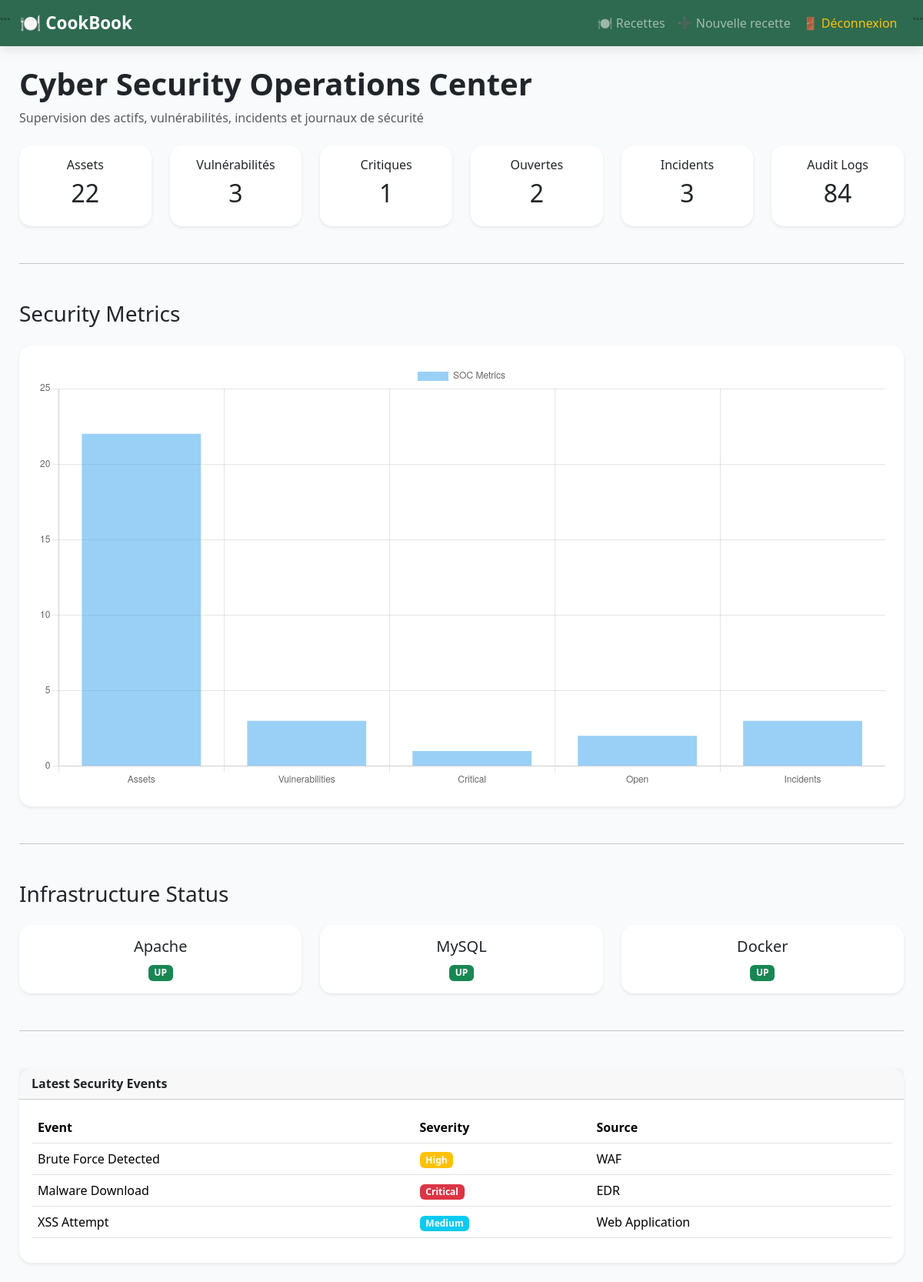
The page / on the database its author committed.
### tables this page shows
CREATE TABLE `security_events` (
  `id` int NOT NULL AUTO_INCREMENT,
  `title` varchar(255) DEFAULT NULL,
  `severity` varchar(50) DEFAULT NULL,
  `source` varchar(100) DEFAULT NULL,
  `created_at` timestamp NULL DEFAULT CURRENT_TIMESTAMP,
  PRIMARY KEY (`id`)
);

### app/controllers/HomeController.php (called while the page is built)
<?php
require_once __DIR__ . '/../Repositories/SecurityEventRepository.php';
require_once __DIR__ . '/../Repositories/IncidentRepository.php';
require_once __DIR__ . '/../Repositories/AuditLogRepository.php';
require_once __DIR__ . '/../core/Database.php';
require_once __DIR__ . '/../Repositories/VulnerabilityRepository.php';
class HomeController
{
    private $db;
    public function __construct()
    {
        $database = new Database();
        $this->db = $database->getConnection();
    }
    public function index()
    {
        $stmt = $this->db->query("
            SELECT COUNT(*) AS total_recipes
            FROM recipes
        ");
        $recipes = $stmt->fetch(PDO::FETCH_ASSOC);
        $vulnRepo = new VulnerabilityRepository();
	$incidentRepo = new IncidentRepository();
	$auditRepo = new AuditLogRepository();
	$eventRepo = new SecurityEventRepository();
	$latestEvents = $eventRepo->getLatest();
	$totalIncidents = $incidentRepo->countAll();
	$totalAuditLogs = $auditRepo->countAll();
        $totalRecipes = $recipes['total_recipes'];
        $totalVulnerabilities = $vulnRepo->countAll();
        $criticalVulnerabilities = $vulnRepo->countCritical();
        $openVulnerabilities = $vulnRepo->countOpen();
        require_once __DIR__ . '/../views/dashboard/index.php';
    }
}

### app/core/Router.php (called while the page is built, shortened)
<?php
class Router
{
    public function route()
    {
        $url = $_GET['url'] ?? 'home/index';
        $url = trim($url, '/');
        $parts = explode('/', $url);
        if ($parts[0] === 'api') {
            $version = $parts[1] ?? 'v1';
            $controller = $parts[2] ?? 'home';
            $method = $parts[3] ?? 'index';
            $controllerClass =
                ucfirst($controller) . 'Controller';
            $file =
                __DIR__
                . '/../controllers/Api/'
                . strtoupper($version)
                . '/'
                . $controllerClass
                . '.php';
        } else {
            $method = $parts[1] ?? 'index';
        }
        $method = explode('?', $method)[0];
        $controllerInstance =
            new $controllerClass();
        $controllerInstance->$method();
    }
}

### public/index.php (called while the page is built, shortened)
<?php
require_once "../app/core/Router.php";
$router = new Router();
$router->route();

### app/core/Database.php (called while the page is built, shortened)
<?php
class Database
{
    private $host = "db";
    private $dbname = "appdb";
    private $username = "root";
    private $password = "root";
    public function getConnection()
    {
        try {
            $this->pdo = new PDO(
                "mysql:host={$this->host};dbname={$this->dbname};charset=utf8",
                $this->username,
                $this->password
            );
            $this->pdo->setAttribute(PDO::ATTR_ERRMODE, PDO::ERRMODE_EXCEPTION);
            return $this->pdo;
        } catch (PDOException $e) {
            die("Erreur connexion DB : " . $e->getMessage());
        }
    }
}

### app/Repositories/VulnerabilityRepository.php (called while the page is built, shortened)
<?php
require_once __DIR__ . '/../core/Database.php';
class VulnerabilityRepository
{
    private $conn;
    public function __construct()
    {
        $db = new Database();
        $this->conn = $db->getConnection();
    }
    public function countAll()
    {
        $stmt = $this->conn->query("
            SELECT COUNT(*) total
            FROM vulnerabilities
        ");
        return $stmt->fetch(PDO::FETCH_ASSOC)['total'];
    }
    public function countCritical()
    {
        $stmt = $this->conn->query("
            SELECT COUNT(*) total
            FROM vulnerabilities
            WHERE severity='Critical'
        ");
        return $stmt->fetch(PDO::FETCH_ASSOC)['total'];
    }
    public function countOpen()
    {
        $stmt = $this->conn->query("
            SELECT COUNT(*) total
            FROM vulnerabilities
            WHERE status='Open'
        ");
        return $stmt->fetch(PDO::FETCH_ASSOC)['total'];
    }
}

### app/Repositories/IncidentRepository.php (called while the page is built, shortened)
<?php
require_once __DIR__.'/../core/Database.php';
class IncidentRepository
{
    private $conn;
    public function __construct()
    {
        $db = new Database();
        $this->conn = $db->getConnection();
    }
	public function countAll()
	{
    		$stmt = $this->conn->query("
        	SELECT COUNT(*) total
       		FROM incidents
   	 	");
	    return $stmt->fetch(PDO::FETCH_ASSOC)['total'];
	}
}

### app/Repositories/AuditLogRepository.php (called while the page is built, shortened)
<?php
require_once __DIR__ . '/../core/Database.php';
class AuditLogRepository
{
    private $conn;
    public function __construct()
    {
        $db = new Database();
        $this->conn = $db->getConnection();
    }
public function countAll()
{
    $stmt = $this->conn->query("
        SELECT COUNT(*) total
        FROM audit_logs
    ");
    return $stmt->fetch(PDO::FETCH_ASSOC)['total'];
}
}

### app/Repositories/SecurityEventRepository.php (called while the page is built)
<?php
require_once __DIR__ . '/../core/Database.php';
class SecurityEventRepository
{
    private $conn;
    public function __construct()
    {
        $db = new Database();
        $this->conn = $db->getConnection();
    }
    public function getLatest($limit = 5)
    {
        $stmt = $this->conn->prepare("
            SELECT *
            FROM security_events
            ORDER BY created_at DESC
            LIMIT :limit
        ");
        $stmt->bindValue(
            ':limit',
            (int)$limit,
            PDO::PARAM_INT
        );
        $stmt->execute();
        return $stmt->fetchAll(PDO::FETCH_ASSOC);
    }
}

### app/views/dashboard/index.php (the view, shortened to what this page needs)
<?php require_once __DIR__ . '/../layouts/header.php'; ?>
<?php require_once __DIR__ . '/../layouts/sidebar.php'; ?>
<div class="mb-4">
    <h1 class="fw-bold">
        Cyber Security Operations Center
    </h1>
    <p class="text-muted">
        Supervision des actifs, vulnérabilités, incidents et journaux de sécurité
    </p>
</div>
<div class="row g-4">
    <div class="col-md-2">
        <div class="card border-primary shadow-sm text-center">
            <div class="card-body">
                <h6>Assets</h6>
                <h2><?= $totalRecipes ?></h2>
            </div>
        </div>
    </div>
    <div class="col-md-2">
        <div class="card border-warning shadow-sm text-center">
            <div class="card-body">
                <h6>Vulnérabilités</h6>
                <h2><?= $totalVulnerabilities ?></h2>
            </div>
        </div>
    </div>
    <div class="col-md-2">
        <div class="card border-danger shadow-sm text-center">
            <div class="card-body">
                <h6>Critiques</h6>
                <h2><?= $criticalVulnerabilities ?></h2>
            </div>
        </div>
    </div>
    <div class="col-md-2">
        <div class="card border-info shadow-sm text-center">
            <div class="card-body">
                <h6>Ouvertes</h6>
                <h2><?= $openVulnerabilities ?></h2>
            </div>
        </div>
    </div>
    <div class="col-md-2">
        <div class="card border-dark shadow-sm text-center">
            <div class="card-body">
                <h6>Incidents</h6>
                <h2><?= $totalIncidents ?></h2>
            </div>
        </div>
    </div>
    <div class="col-md-2">
        <div class="card border-success shadow-sm text-center">
            <div class="card-body">
                <h6>Audit Logs</h6>
                <h2><?= $totalAuditLogs ?></h2>
            </div>
        </div>
    </div>
</div>
<hr class="my-5">
<h3 class="mb-4">Security Metrics</h3>
<div class="card shadow-sm p-4">
    <canvas id="securityChart"></canvas>
</div>
<script>
new Chart(
    document.getElementById('securityChart'),
    {
        type: 'bar',
        data: {
            labels: [
                'Assets',
                'Vulnerabilities',
                'Critical',
                'Open',
                'Incidents'
            ],
            datasets: [{
                label: 'SOC Metrics',
                data: [
                    <?= $totalRecipes ?>,
                    <?= $totalVulnerabilities ?>,
                    <?= $criticalVulnerabilities ?>,
                    <?= $openVulnerabilities ?>,
                    <?= $totalIncidents ?>
                ]
            }]
        }
    }
);
</script>
<hr class="my-5">
<h3 class="mb-4">Infrastructure Status</h3>
<div class="row g-4">
    <div class="col-md-4">
        <div class="card shadow-sm text-center">
            <div class="card-body">
                <h5>Apache</h5>
                <span class="badge bg-success">
                    UP
                </span>
            </div>
        </div>
    </div>
    <div class="col-md-4">
        <div class="card shadow-sm text-center">
            <div class="card-body">
                <h5>MySQL</h5>
                <span class="badge bg-success">
                    UP
                </span>
            </div>
        </div>
    </div>
    <div class="col-md-4">
        <div class="card shadow-sm text-center">
            <div class="card-body">
                <h5>Docker</h5>
                <span class="badge bg-success">
                    UP
                </span>
            </div>
        </div>
    </div>
</div>
<hr class="my-5">
<div class="card shadow-sm">
    <div class="card-header fw-bold">
        Latest Security Events
    </div>
    <div class="card-body">
        <table class="table table-hover">
            <thead>
                <tr>
                    <th>Event</th>
                    <th>Severity</th>
                    <th>Source</th>
                </tr>
            </thead>
            <tbody>
            <?php foreach($latestEvents as $event): ?>
                <tr>
                    <td>
                        <?= htmlspecialchars($event['title']) ?>
                    </td>
                    <td>
                        <?php if($event['severity'] == 'Critical'): ?>
                            <span class="badge bg-danger">
                                Critical
                            </span>
                        <?php elseif($event['severity'] == 'High'): ?>
                            <span class="badge bg-warning">
                                High
                            </span>
                        <?php else: ?>
                            <span class="badge bg-info">
                                Medium
                            </span>
                        <?php endif; ?>
                    </td>
                    <td>
                        <?= htmlspecialchars($event['source']) ?>
                    </td>
                </tr>
            <?php endforeach; ?>
            </tbody>
        </table>
    </div>
</div>
<?php require_once __DIR__ . '/../layouts/footer.php'; ?>

### app/views/layouts/header.php (style rules this page uses)
body { background:#f8fafc; font-family:'Segoe UI',sans-serif; margin:0; }
.card { border:none; border-radius:16px; }

### rows shown on the page
security_events: title "Brute Force Detected", severity "High", source "WAF"
security_events: title "Malware Download", severity "Critical", source "EDR"
security_events: title "XSS Attempt", severity "Medium", source "Web Application"

### other values the page prints
$totalRecipes "22"
$totalVulnerabilities "3"
$criticalVulnerabilities "1"
$openVulnerabilities "2"
$totalIncidents "3"
$totalAuditLogs "84"
chart data {{ $totalRecipes }} 22
chart data {{ $totalVulnerabilities }} 3
chart data {{ $criticalVulnerabilities }} 1
chart data {{ $openVulnerabilities }} 2
